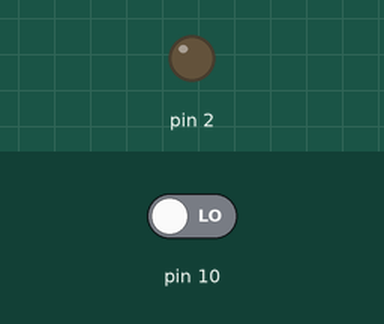
This sketch was run on a simulated Arduino Uno, built with avr-gcc and run on an emulated ATmega328P. Parts: output pins drawn as LEDs (lit = HIGH). The test bench sets the inputs (shaded band); at power-on: pin 10 LOW.

Above: at 1.2 s.
1.3 s: pin 10 driven HIGH
At 1.9 s:
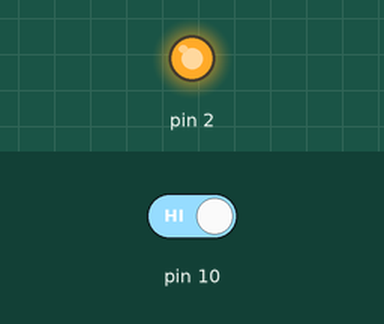
2.8 s: pin 10 driven LOW
At 4.2 s:
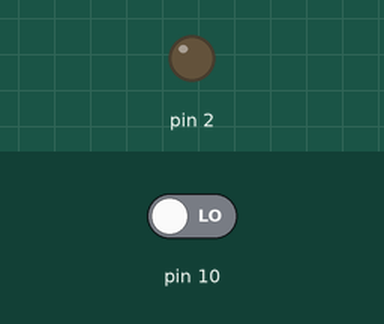
Timing chart, 0 to 5.8 s (numbered marks = the images above; inputs shaded):
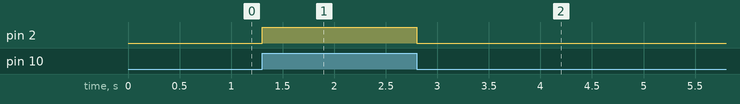

Measured:
- after the input at 1.3 s, pin 2: LOW → HIGH at once
- after the input at 2.8 s, pin 2: HIGH → LOW at once

The sketch:

Push_Button.ino
```cpp
void setup() {
  // put your setup code here, to run once:

  pinMode(2, OUTPUT);
  pinMode(10, INPUT);
}

void loop() {

  if (digitalRead(10) == HIGH){
      digitalWrite(2, HIGH);
  }
  else if (digitalRead(10) == LOW){
    digitalWrite(2, LOW);
  }

}
```
